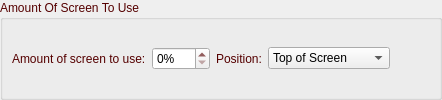
       <widget class="QGroupBox" name="groupBoxMaxScreen3">
        <property name="palette">
         <palette>
          <active>
           <colorrole role="WindowText">
            <brush brushstyle="SolidPattern">
             <color alpha="255">
              <red>85</red>
              <green>0</green>
              <blue>0</blue>
             </color>
            </brush>
           </colorrole>
          </active>
          <inactive>
           <colorrole role="WindowText">
            <brush brushstyle="SolidPattern">
             <color alpha="255">
              <red>85</red>
              <green>0</green>
              <blue>0</blue>
             </color>
            </brush>
           </colorrole>
          </inactive>
          <disabled>
           <colorrole role="WindowText">
            <brush brushstyle="SolidPattern">
             <color alpha="255">
              <red>120</red>
              <green>120</green>
              <blue>120</blue>
             </color>
            </brush>
           </colorrole>
          </disabled>
         </palette>
        </property>
        <property name="title">
         <string>Amount Of Screen To Use</string>
        </property>
        <layout class="QGridLayout" name="gridLayout_7">
         <property name="leftMargin">
          <number>9</number>
         </property>
         <property name="topMargin">
          <number>9</number>
         </property>
         <property name="rightMargin">
          <number>9</number>
         </property>
         <property name="bottomMargin">
          <number>9</number>
         </property>
         <item row="0" column="0">
          <layout class="QHBoxLayout" name="horizontalLayout_24">
           <property name="leftMargin">
            <number>0</number>
           </property>
           <property name="topMargin">
            <number>0</number>
           </property>
           <property name="rightMargin">
            <number>0</number>
           </property>
           <property name="bottomMargin">
            <number>0</number>
           </property>
           <item>
            <widget class="QLabel" name="labelMaxPercent3">
             <property name="text">
              <string>Amount of screen to use:</string>
             </property>
            </widget>
           </item>
           <item>
            <widget class="QSpinBox" name="spinBoxMaxScreen3">
             <property name="suffix">
              <string>%</string>
             </property>
             <property name="maximum">
              <number>100</number>
             </property>
            </widget>
           </item>
           <item>
            <widget class="QLabel" name="labelMaxTopButtom3">
             <property name="text">
              <string>Position:</string>
             </property>
            </widget>
           </item>
           <item>
            <widget class="QComboBox" name="comboBoxScreenPosition3">
             <property name="minimumSize">
              <size>
               <width>112</width>
               <height>0</height>
              </size>
             </property>
             <item>
              <property name="text">
               <string>Top of Screen</string>
              </property>
             </item>
             <item>
              <property name="text">
               <string>Bottom of Screen</string>
              </property>
             </item>
            </widget>
           </item>
           <item>
            <spacer name="horizontalSpacer_10">
             <property name="orientation">
              <enum>Qt::Horizontal</enum>
             </property>
             <property name="sizeHint" stdset="0">
              <size>
               <width>40</width>
               <height>20</height>
              </size>
             </property>
            </spacer>
           </item>
          </layout>
         </item>
        </layout>
       </widget>
